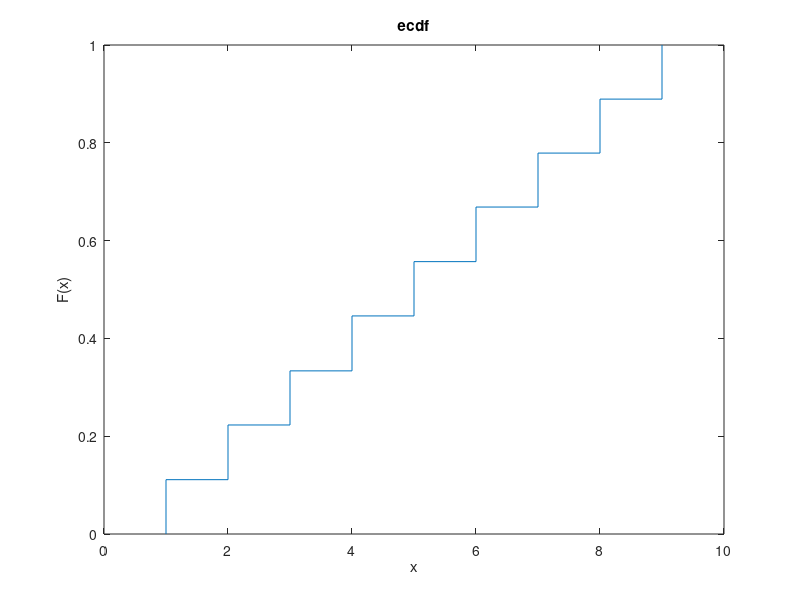

MATLAB code to generate this figure:
tic
N=2e5;
energies=floor(10*rand(N,1));
j=1;
egybolkiszokes=0;
for i=1:N
    if energies(i)==0
        egybolkiszokes=egybolkiszokes+1;
    else
        e(j)=energies(i);
        j=j+1;
    end
end
ecdf(e)
toc